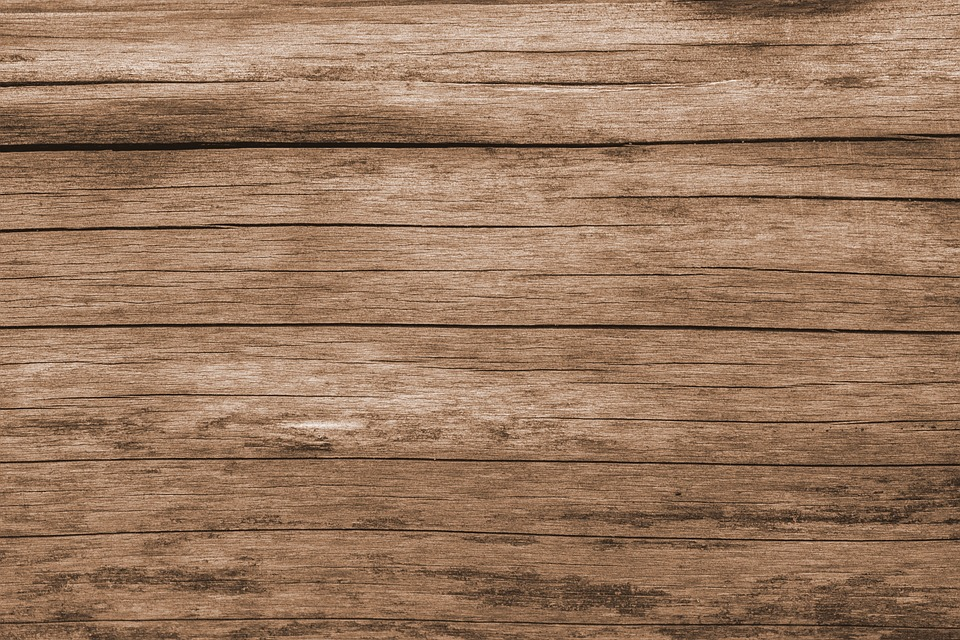
#> input picture test.jpg, 960 x 640 px
$ jupyter execute hist_descripto.ipynb   (older library calls are emulated)
#> lines starting #> are read from the running program, lines starting #| are printed output that depends on the picture
[cell 1]
import matplotlib.pyplot as plt
from skimage import io, feature

# Load an example image (you can replace this with your own image)
image = io.imread('test.jpg')
#> image is the input picture: shape (640, 960, 3); mean R, G, B 153.8, 120.3, 94.8

# Define HOG parameters
cell_size = (8, 8)  # Size of each cell in pixels
block_size = (2, 2)  # Size of each block in cells
bins = 9  # Number of orientation bins

# Calculate HOG features
hog_features, hog_image = feature.hog(image, pixels_per_cell=cell_size, cells_per_block=block_size, block_norm='L2-Hys', visualize=True, multichannel=True, orientations=bins)
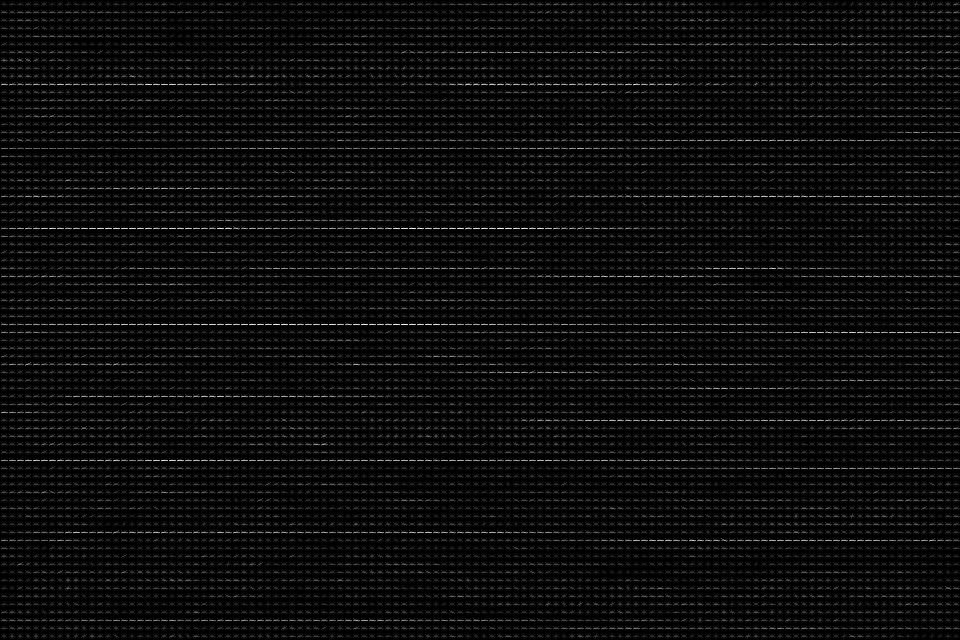
#> hog_image: shape (640, 960) float64; min 0, max 82.16, mean 3.7; drawn with min black and max white

# Visualize the HOG image (optional)
plt.figure(figsize=(8, 8))
plt.imshow(hog_image, cmap=plt.cm.gray)
plt.axis('off')
plt.title('HOG Feature Visualization')
plt.show()

# 'hog_features' now contains the HOG descriptor for the image
